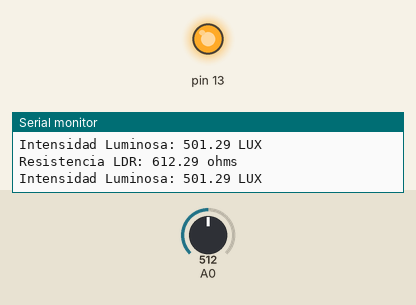
Simulated run of this sketch. Board: Arduino Uno, built with avr-gcc and run on an emulated ATmega328P. Parts: output pins drawn as LEDs (lit = HIGH), the last lines printed to the serial monitor. The inputs (shaded band) are chosen by the test bench; at power-on: A0 = 512.

Above: at 5.4 s.
5.5 s: A0 set to 766
7.2 s: A0 set to 800
At 8.3 s:
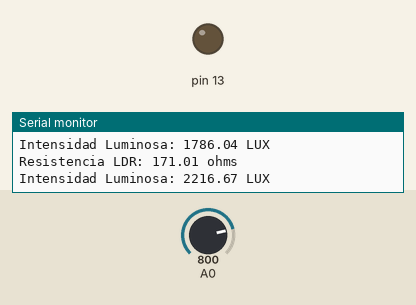
9.5 s: A0 set to 716
At 11.2 s:
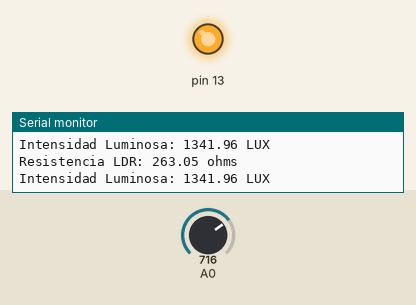
Timing chart, 0 to 12.5 s (numbered marks = the images above; inputs shaded):
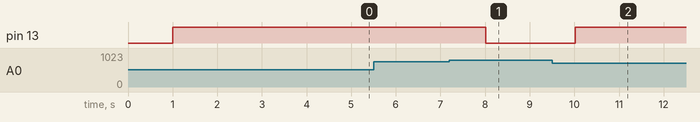

The sketch:

SensorFoto.ino
```cpp
void setup() {
  Serial.begin(9600);
  pinMode (A0,INPUT);
  pinMode (13,OUTPUT);

}

void loop() {
  float v, rl, il;
  delay (1000);
  v = analogRead (A0);
  v = v*(5.0/1023.0);
  rl = 613.49*((5/v)-1);
  il = pow((rl/126951),-1.1655);
  Serial.println();
  Serial.print("Resistencia LDR: ");
  Serial.print(rl);
  Serial.println(" ohms");
  Serial.print("Intensidad Luminosa: ");
  Serial.print(il);
  Serial.print(" LUX ");


  if(il<=2000)
  {
    digitalWrite(13,HIGH);
  }else
  {
    digitalWrite(13,LOW);
  }

}
```

Measured:
- the behaviour switches between 784 and 785 on A0 (found by bisection; images 0 and 1)
- after the input at 7.2 s, pin 13: HIGH → LOW after 0.81 s
- after the input at 9.5 s, pin 13: LOW → HIGH after 0.52 s
